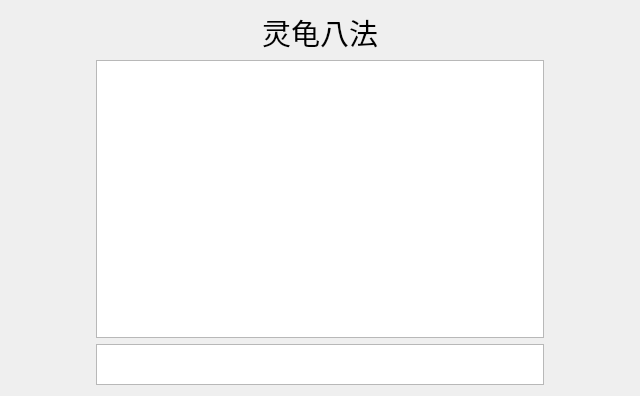
<?xml version="1.0" encoding="UTF-8"?>
<ui version="4.0">
 <class>Form_LingGui8</class>
 <widget class="QWidget" name="Form_LingGui8">
  <property name="geometry">
   <rect>
    <x>0</x>
    <y>0</y>
    <width>640</width>
    <height>395</height>
   </rect>
  </property>
  <property name="minimumSize">
   <size>
    <width>640</width>
    <height>0</height>
   </size>
  </property>
  <property name="maximumSize">
   <size>
    <width>640</width>
    <height>16777215</height>
   </size>
  </property>
  <property name="windowTitle">
   <string>Form</string>
  </property>
  <layout class="QVBoxLayout" name="verticalLayout_2">
   <item>
    <widget class="QLabel" name="label">
     <property name="font">
      <font>
       <pointsize>22</pointsize>
      </font>
     </property>
     <property name="text">
      <string>灵龟八法</string>
     </property>
     <property name="alignment">
      <set>Qt::AlignmentFlag::AlignCenter</set>
     </property>
    </widget>
   </item>
   <item>
    <layout class="QHBoxLayout" name="horizontalLayout">
     <item>
      <widget class="QTableView" name="tableView">
       <property name="minimumSize">
        <size>
         <width>448</width>
         <height>278</height>
        </size>
       </property>
       <property name="maximumSize">
        <size>
         <width>448</width>
         <height>278</height>
        </size>
       </property>
       <property name="font">
        <font>
         <pointsize>14</pointsize>
        </font>
       </property>
       <property name="showGrid">
        <bool>true</bool>
       </property>
       <attribute name="horizontalHeaderVisible">
        <bool>true</bool>
       </attribute>
       <attribute name="verticalHeaderDefaultSectionSize">
        <number>40</number>
       </attribute>
      </widget>
     </item>
    </layout>
   </item>
   <item>
    <layout class="QHBoxLayout" name="horizontalLayout_2">
     <item>
      <widget class="QTableView" name="tableView_2">
       <property name="minimumSize">
        <size>
         <width>448</width>
         <height>41</height>
        </size>
       </property>
       <property name="maximumSize">
        <size>
         <width>448</width>
         <height>41</height>
        </size>
       </property>
       <property name="font">
        <font>
         <pointsize>14</pointsize>
        </font>
       </property>
       <attribute name="horizontalHeaderVisible">
        <bool>false</bool>
       </attribute>
       <attribute name="verticalHeaderDefaultSectionSize">
        <number>40</number>
       </attribute>
      </widget>
     </item>
    </layout>
   </item>
  </layout>
 </widget>
 <resources/>
 <connections/>
</ui>
